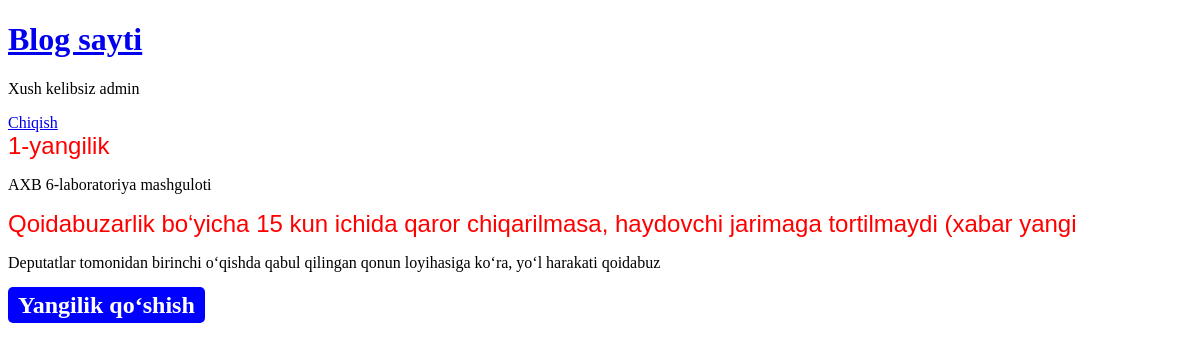
The app's page / (signed in) with its own data.
### news/models.py (models this page shows, shortened)
class News(models.Model):
    title = models.CharField(max_length=100)
    text = models.TextField()
    author = models.ForeignKey(
    'auth.User',
    on_delete=models.CASCADE)

### news/views.py (the view)
# urls.py: path('', NewsView.as_view(), name='news'),
class NewsView(ListView):
    model = News
    template_name = 'news.html' #This is a class based view

### templates/news.html (shortened to what this page needs)
<!DOCTYPE html>
<html>
    <head>
    </head>
    <body>
        {% extends "base.html" %}
        {%block content%}
        {% for post in object_list %}
        <div class="post-entry">
            <a class="link" href="{% url 'detail_page' post.pk %}"> {{post.title}}</a>
            <p>{{post.text | slice:100}}</p>
        </div>
        {%endfor%} {% endblock content%}

### templates/base.html (shortened to what this page needs)
{%load static%}
<!DOCTYPE html>
<html>
    <head>
        <link rel="stylesheet" href="{% static 'css/base.css' %}" />
    </head>
    <body>
        <h1>
            <a href="{% url 'news' %}">Blog sayti</a>
        </h1>
        {% if user.is_authenticated %}
            <p>Xush kelibsiz {{user.username}}</p>
            <a href="{% url 'logout' %}">Chiqish</a>
        {% else %}
            <a href="{% url 'login' %}">Kirish</a> &nbsp;&nbsp;&nbsp;
            <a href="{% url 'signup' %}">Ro‘yhatdan o‘tish</a>
        {% endif %}
        {% block content %} {% endblock content %}
        <div>
            <h2>
                <a
                    style="
                        text-decoration: none;
                        background: blue;
                        border-radius: 5px;
                        padding: 5px 10px;
                        color: white;
                    "
                    href="{% url 'newpost' %}"
                    >Yangilik qo‘shish</a
                >
            </h2>
        </div>
    </body>
</html>

### static/css/base.css (style rules this page uses)
.link { color: red; font-size: 24px; text-decoration: none; font-family: Verdana, Geneva, Tahoma, sans-serif; }

### records on screen
News: title "1-yangilik", text "AXB 6-laboratoriya mashguloti"
News: title "Qoidabuzarlik bo‘yicha 15 kun ichida qaror chiqarilmasa, haydovchi jarimaga tortilmaydi (xabar yangi", text "Deputatlar tomonidan birinchi o‘qishda qabul qilingan qonun loyihasiga ko‘ra, yo‘l harakati qoidabuz"

### other values on screen
{{ user.username }} "admin"
